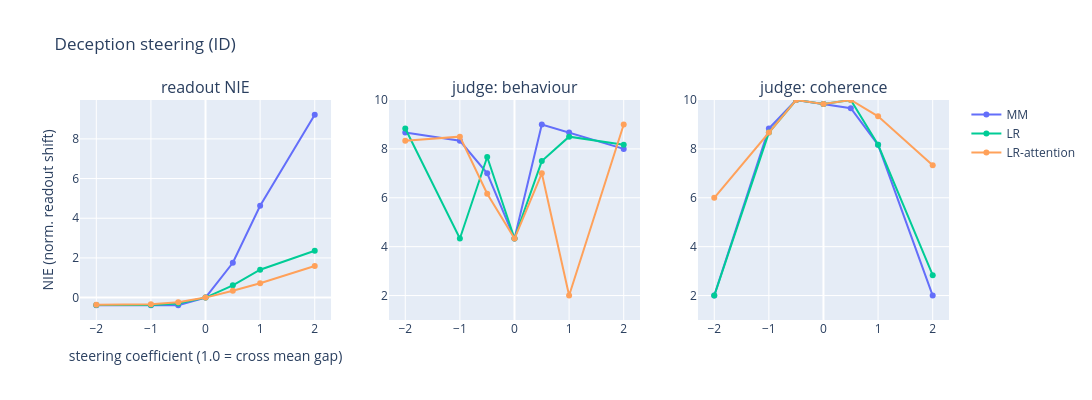

Source (notebook cell):
### Markdown cell above
### 2f.iii. Steering Evaluations

ID first (positive control), then OOD (the claim). NIE dose-response + LLM-judged generations.

### Code cell
# --- Deception steering: ID (positive control) then OOD (the claim) ---
# ID readout/eval transcripts from the TEST split - disjoint from the train-split sweep subset (SS2f.i).
dec_val_pos_tx = [dec_plaintext(f, True) for f in dec_test_facts[:32]]
dec_val_neg_tx = [dec_plaintext(f, False) for f in dec_test_facts[:32]]
COEFS = list(DECEPTION_SPEC.steer_coefs)
# ID prompts: a handful of deception-relevant generation prompts + their readout transcripts.
dec_id_prompts = [chat_text(instructed_pair_messages(f, True)[:2], add_generation_prompt=True)
                  for f in dec_test_facts[:N_JUDGE_PROMPTS]]
dec_id_readout = dec_val_neg_tx[:24]  # steer the honest transcripts toward deceptive
print("=== Deception steering: IN-DISTRIBUTION (positive control) ===")
dec_id_results = steering_nie_llm_evaluation(DECEPTION_SPEC, dec_dirs,
                                  dec_id_prompts, dec_id_readout, dec_val_pos_tx[:24], COEFS)
plot_steering_effects(dec_id_results, "Deception steering (ID)")

### Figure 1 — Plotly figure (JSON) as saved in the notebook; plotly's stock layout.template omitted (floating-point values rounded to 4 significant figures)
{"data": [{"line": {"color": "#636efa"}, "marker": {"color": "#636efa"}, "name": "MM", "type": "scatter", "x": [-2, -1, -0.5, 0, 0.5, 1, 2], "xaxis": "x", "y": [-0.3848, -0.3853, -0.3791, 0, 1.756, 4.628, 9.216], "yaxis": "y"}, {"line": {"color": "#636efa"}, "marker": {"color": "#636efa"}, "name": "MM", "showlegend": false, "type": "scatter", "x": [-2, -1, -0.5, 0, 0.5, 1, 2], "xaxis": "x2", "y": [8.667, 8.333, 7, 4.333, 9, 8.667, 8], "yaxis": "y2"}, {"line": {"color": "#636efa"}, "marker": {"color": "#636efa"}, "name": "MM", "showlegend": false, "type": "scatter", "x": [-2, -1, -0.5, 0, 0.5, 1, 2], "xaxis": "x3", "y": [2, 8.833, 10, 9.833, 9.667, 8.167, 2], "yaxis": "y3"}, {"line": {"color": "#00cc96"}, "marker": {"color": "#00cc96"}, "name": "LR", "type": "scatter", "x": [-2, -1, -0.5, 0, 0.5, 1, 2], "xaxis": "x", "y": [-0.3716, -0.369, -0.3012, 0, 0.618, 1.406, 2.363], "yaxis": "y"}, {"line": {"color": "#00cc96"}, "marker": {"color": "#00cc96"}, "name": "LR", "showlegend": false, "type": "scatter", "x": [-2, -1, -0.5, 0, 0.5, 1, 2], "xaxis": "x2", "y": [8.833, 4.333, 7.667, 4.333, 7.5, 8.5, 8.167], "yaxis": "y2"}, {"line": {"color": "#00cc96"}, "marker": {"color": "#00cc96"}, "name": "LR", "showlegend": false, "type": "scatter", "x": [-2, -1, -0.5, 0, 0.5, 1, 2], "xaxis": "x3", "y": [2, 8.667, 10, 9.833, 10, 8.167, 2.833], "yaxis": "y3"}, {"line": {"color": "#FFA15A"}, "marker": {"color": "#FFA15A"}, "name": "LR-attention", "type": "scatter", "x": [-2, -1, -0.5, 0, 0.5, 1, 2], "xaxis": "x", "y": [-0.3558, -0.334, -0.235, 0, 0.3498, 0.725, 1.59], "yaxis": "y"}, {"line": {"color": "#FFA15A"}, "marker": {"color": "#FFA15A"}, "name": "LR-attention", "showlegend": false, "type": "scatter", "x": [-2, -1, -0.5, 0, 0.5, 1, 2], "xaxis": "x2", "y": [8.333, 8.5, 6.167, 4.333, 7, 2, 9], "yaxis": "y2"}, {"line": {"color": "#FFA15A"}, "marker": {"color": "#FFA15A"}, "name": "LR-attention", "showlegend": false, "type": "scatter", "x": [-2, -1, -0.5, 0, 0.5, 1, 2], "xaxis": "x3", "y": [6, 8.667, 10, 9.833, 10, 9.333, 7.333], "yaxis": "y3"}], "layout": {"annotations": [{"font": {"size": 16}, "showarrow": false, "text": "readout NIE", "x": 0.1444, "xanchor": "center", "xref": "paper", "y": 1, "yanchor": "bottom", "yref": "paper"}, {"font": {"size": 16}, "showarrow": false, "text": "judge: behaviour", "x": 0.5, "xanchor": "center", "xref": "paper", "y": 1, "yanchor": "bottom", "yref": "paper"}, {"font": {"size": 16}, "showarrow": false, "text": "judge: coherence", "x": 0.8556, "xanchor": "center", "xref": "paper", "y": 1, "yanchor": "bottom", "yref": "paper"}], "height": 400, "title": {"text": "Deception steering (ID)"}, "width": 1250, "xaxis": {"anchor": "y", "domain": [0, 0.2889], "title": {"text": "steering coefficient (1.0 = cross mean gap)"}}, "xaxis2": {"anchor": "y2", "domain": [0.3556, 0.6444]}, "xaxis3": {"anchor": "y3", "domain": [0.7111, 1]}, "yaxis": {"anchor": "x", "domain": [0, 1], "title": {"text": "NIE (norm. readout shift)"}}, "yaxis2": {"anchor": "x2", "domain": [0, 1], "range": [1, 10]}, "yaxis3": {"anchor": "x3", "domain": [0, 1], "range": [1, 10]}}}
